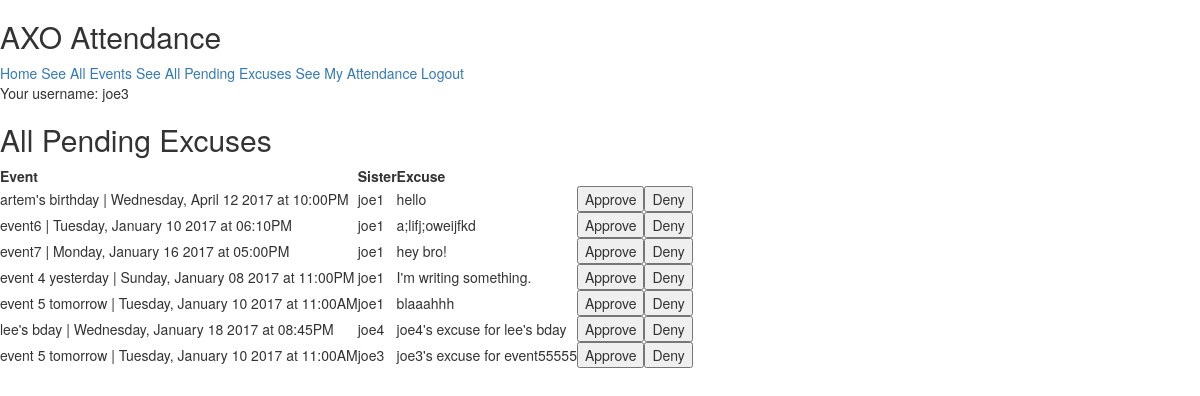
Before: /attendance/excuses/pending/ (signed in) with the older database file.
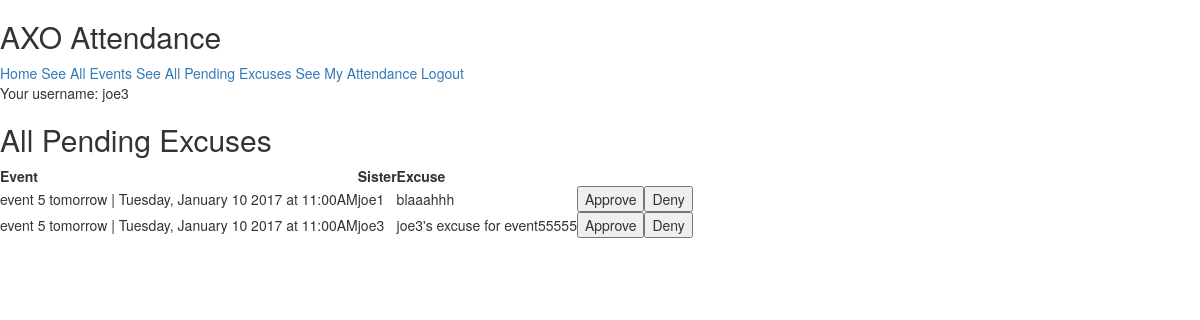
After: the same page with the newer database file.
### attendance/models.py (models this page shows, shortened)
class Excuse(models.Model):
  PENDING = 0
  APPROVED = 1
  DENIED = 2
  STATUS = (
    (PENDING, 'Pending'),
    (APPROVED, 'Approved'),
    (DENIED, 'Denied')
  )
  event = models.ForeignKey(Event)
  sister = models.ForeignKey(Sister)
  text = models.CharField(max_length=1000)
  status = models.IntegerField(choices=STATUS, default=PENDING)

@python_2_unicode_compatible
class Event(models.Model):
  VALUE_OF_EXCUSED_ABSENCE = .75
  name = models.CharField(max_length=200)
  date = models.DateTimeField()
  is_mandatory = models.BooleanField(default=False)
  is_activated = models.BooleanField(default=False)
  required_sisters = models.ManyToManyField(Sister, blank=True, related_name='sisters_required')
  sisters_attended = models.ManyToManyField(Sister, blank=True, related_name='Attendees')
  sisters_excused = models.ManyToManyField(Sister, blank=True, related_name='sisters_excused')
  points = models.IntegerField(default=10)
  def __str__(self):
    formatted_date = self.date.strftime("%A, %B %d %Y at %I:%M%p")
    return self.name + " | " + formatted_date

@python_2_unicode_compatible
class Sister(models.Model):
  ACTIVE = 0
  ALUM = 1
  NEW_MEMBER = 2
  PRC = 3
  ABROAD = 4
  STATUS = (
    (ACTIVE, 'Active'),
    (ALUM, 'Alum'),
    (NEW_MEMBER, 'New Member'),
    (PRC, 'PRC'),
    (ABROAD, 'Abroad')
  )
  user = models.OneToOneField(User, on_delete=models.CASCADE)
  status = models.IntegerField(choices=STATUS)

### attendance/views.py (the view)
@login_required
def excuse_pending(request):
  excuses = Excuse.objects.filter(status=Excuse.PENDING)
  return render(request, 'attendance/excuse_pending.html', {'excuses': excuses})

### attendance/templates/attendance/excuse_pending.html (shortened to what this page needs)
{% extends "attendance/base.html" %}
{% block content %}
<h2> All Pending Excuses </h2>
<table>
  <tr>
    <th> Event </th>
    <th> Sister </th>
    <th> Excuse </th>
  </tr>
  {% for excuse in excuses %}
    <tr>
      <td> {{ excuse.event }} </td>
      <td> {{ excuse.sister.user.username }} </td>
      <td> {{ excuse.text }} </td>
      <td>
        <form action="{% url 'attendance:excuse_approve' excuse.id %}" method="post">
          <input type="submit" value="Approve" />
        </form>
      </td>
      <td>
        <form action="{% url 'attendance:excuse_deny' excuse.id %}" method="post">
          <input type="submit" value="Deny" />
        </form>
      </td>
    </tr>
  {% endfor %}
{% endblock content %}

Changed rows visible on the page:
no longer on this page (row edited): Excuse: event "artem's birthday | Wednesday, April 12 2017 at 10:00PM", sister.user.username "joe1", text "hello"
no longer on this page (row edited): Excuse: event "event6 | Tuesday, January 10 2017 at 06:10PM", sister.user.username "joe1", text "a;lifj;oweijfkd"
no longer on this page (row edited): Excuse: event "event7 | Monday, January 16 2017 at 05:00PM", sister.user.username "joe1", text "hey bro!"
no longer on this page (row edited): Excuse: event "event 4 yesterday | Sunday, January 08 2017 at 11:00PM", sister.user.username "joe1", text "I'm writing something."
no longer on this page (row edited): Excuse: event "lee's bday | Wednesday, January 18 2017 at 08:45PM", sister.user.username "joe4", text "joe4's excuse for lee's bday"
